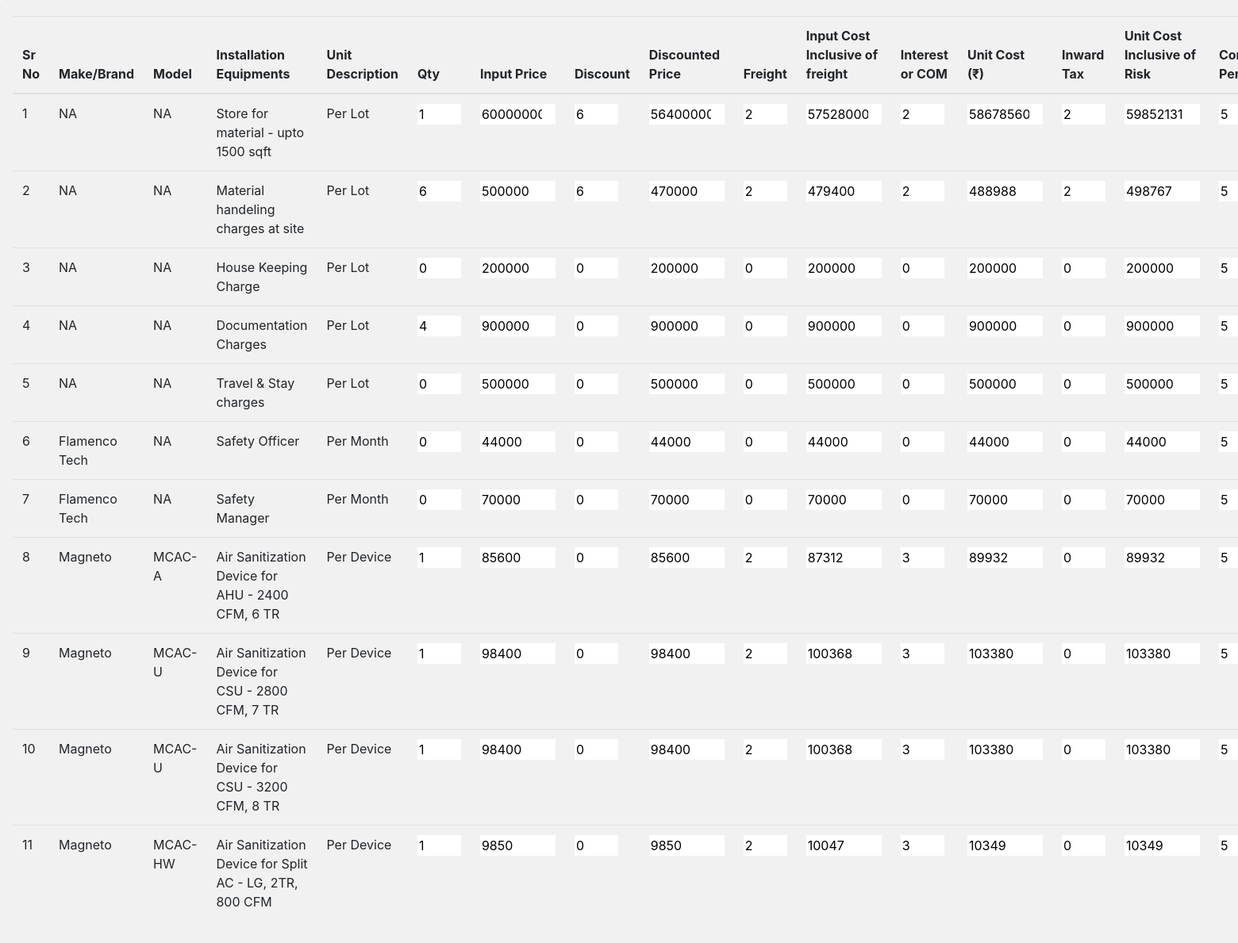
The app's page /admins/vpss/ with its own data.
### Admin1/models.py (models this page shows)
class vpss(models.Model):
    sr_no=models.IntegerField()
    MakeBrand=models.CharField(max_length=500)
    Model=models.CharField(max_length=500)
    InstallationEquipments=models.CharField(max_length=500)
    UnitDescription=models.CharField(max_length=500)
    Qty=models.IntegerField()
    InputPrice =models.IntegerField()
    Discount=models.IntegerField()
    DiscountedPrice=models.IntegerField()
    Freight=models.IntegerField()
    InputCostInclusiveoffreight=models.IntegerField()
    InterestCOM=models.IntegerField()
    UnitCost=models.IntegerField()
    InwardTax=models.IntegerField()
    UnitCostInclusiveofRisk=models.IntegerField()
    ContigencyPercentage=models.IntegerField()
    UnitCostInclusiveofContigency=models.IntegerField()
    TotalCost=models.IntegerField()
    Margin=models.IntegerField()
    Unit_Price=models.IntegerField()
    TotalPrice=models.IntegerField()
    WarrantyCharges=models.IntegerField()
    UnitPrice=models.IntegerField()
    FinalTotalPrice=models.IntegerField()
    InsuranceCharges =models.IntegerField()
    ListPricewithoutRoundup =models.IntegerField()
    ListPricewithRoundedup =models.IntegerField()

### Admin1/views.py (the view)
# urls.py: path('vpss/',views.vpss1,name='vpss'),
def vpss1(request):
    entries=vpss.objects.all()
    context={'entries':entries}
    return render(request,'Admin1/vpss.html',context)

### templates/Admin1/vpss.html (shortened to what this page needs)
<!DOCTYPE html>
<html lang="en">
<head>
    <link rel="stylesheet" href="https://cdn.jsdelivr.net/npm/bootstrap@4.1.3/dist/css/bootstrap.min.css"
>
</head>
<body>
    <div style="width:3000px;background-color: rgb(241, 241, 241);" class="shadow p-3 mb-5 rounded">
        <form class="my-1">
            <table class="table">
                <thead>
                    <tr>
                        <th>Sr No</th>
                        <th>Make/Brand</th>
                        <th>Model</th>
                        <th>Installation Equipments</th>
                        <th>Unit Description</th>
                        <th>Qty</th>
                        <th>Input Price </th>
                        <th>Discount</th>
                        <th>Discounted Price</th>
                        <th>Freight</th>
                        <th>Input Cost Inclusive of freight</th>
                        <th>Interest or COM</th>
                        <th>Unit Cost (₹)</th>
                        <th>Inward Tax</th>
                        <th>Unit Cost Inclusive of Risk</th>
                        <th>Contigency Percentage</th>
                    </tr>
                </thead>
                <tbody>
                    {% for entry in entries %}
                    <tr>
                        <td>{{entry.sr_no}}</td>
                        <td>{{entry.MakeBrand}}</td>
                        <td>{{entry.Model}}</td>
                        <td>{{entry.InstallationEquipments}}</td>
                        <td>{{entry.UnitDescription}}</td>
                        <th><input onchange="abcd(event)" class="{{entry.sr_no}}" id="{{entry.sr_no}}Qty" style="width: 55px;border:none" readonly="true" value="{{entry.Qty}}"
                                    type="number"></th>
                        <th><input onchange="efgh(event)" class="{{entry.sr_no}}" id="{{entry.sr_no}}InputPrice" style="width: 95px;border:none" readonly="true" value="{{entry.InputPrice}}"
                                    type="number"></th>
                        <th><input  id="{{entry.sr_no}}Discount" style="width: 55px;border:none" readonly="true" value="{{entry.Discount}}"
                                    type="number"></th>
                        <th><input  id="{{entry.sr_no}}DiscountedPrice" style="width: 95px;border:none" readonly="true" value="{{entry.DiscountedPrice}}"
                                    type="number"></th>
                        <th><input  id="{{entry.sr_no}}Freight" style="width: 55px;border:none" readonly="true" value="{{entry.Freight}}"
                                    type="number"></th>
                        <th><input  id="{{entry.sr_no}}InputCostInclusiveoffreight" style="width: 95px;border:none" readonly="true" value="{{entry.InputCostInclusiveoffreight}}"
                                    type="number"></th>
                        <th><input  id="{{entry.sr_no}}InterestCOM" style="width: 55px;border:none" readonly="true" value="{{entry.InterestCOM}}"
                                    type="number"></th>
                        <th><input  id="{{entry.sr_no}}UnitCost" style="width: 95px;border:none" readonly="true" value="{{entry.UnitCost}}"
                                    type="number"></th>
                        <th><input  id="{{entry.sr_no}}InwardTax" style="width: 55px;border:none" readonly="true" value="{{entry.InwardTax}}"
                                    type="number"></th>
                        <th><input  id="{{entry.sr_no}}UnitCostInclusiveofRisk" style="width: 95px;border:none" readonly="true" value="{{entry.UnitCostInclusiveofRisk}}"
                                    type="number"></th>
                        <th><input  id="{{entry.sr_no}}ContigencyPercentage" style="width: 55px;border:none" readonly="true" value="{{entry.ContigencyPercentage}}"
                                    type="number"></th>
                    </tr>
                    {% endfor %}
                </tbody>
            </table>
        </form>
    </div>
</body>
</html>

### records on screen
vpss: sr_no "1", MakeBrand "NA", Model "NA", InstallationEquipments "Store for material - upto 1500 sqft", UnitDescription "Per Lot", InputPrice "60000000", Discount "6", DiscountedPrice "56400000", Freight "2", InputCostInclusiveoffreight "57528000", InterestCOM "2", UnitCost "58678560", InwardTax "2", UnitCostInclusiveofRisk "59852131", ContigencyPercentage "5"
vpss: sr_no "2", MakeBrand "NA", Model "NA", InstallationEquipments "Material handeling charges at site", UnitDescription "Per Lot", Qty "6", InputPrice "500000", Discount "6", DiscountedPrice "470000", InputCostInclusiveoffreight "479400", UnitCost "488988", UnitCostInclusiveofRisk "498767", ContigencyPercentage "5"
vpss: sr_no "3", MakeBrand "NA", Model "NA", InstallationEquipments "House Keeping Charge", UnitDescription "Per Lot", Qty "0", InputPrice "200000", Discount "0", DiscountedPrice "200000", Freight "0", InputCostInclusiveoffreight "200000", InterestCOM "0", UnitCost "200000", InwardTax "0", UnitCostInclusiveofRisk "200000", ContigencyPercentage "5"
vpss: sr_no "4", MakeBrand "NA", Model "NA", InstallationEquipments "Documentation Charges", UnitDescription "Per Lot", InputPrice "900000", Discount "0", DiscountedPrice "900000", Freight "0", InputCostInclusiveoffreight "900000", InterestCOM "0", UnitCost "900000", InwardTax "0", UnitCostInclusiveofRisk "900000", ContigencyPercentage "5"
vpss: sr_no "5", MakeBrand "NA", Model "NA", InstallationEquipments "Travel & Stay charges", UnitDescription "Per Lot", Qty "0", InputPrice "500000", Discount "0", DiscountedPrice "500000", Freight "0", InputCostInclusiveoffreight "500000", InterestCOM "0", UnitCost "500000", InwardTax "0", UnitCostInclusiveofRisk "500000"
vpss: sr_no "6", MakeBrand "Flamenco Tech", Model "NA", InstallationEquipments "Safety Officer", UnitDescription "Per Month", Qty "0", InputPrice "44000", Discount "0", DiscountedPrice "44000", Freight "0", InputCostInclusiveoffreight "44000", InterestCOM "0", UnitCost "44000", InwardTax "0", UnitCostInclusiveofRisk "44000", ContigencyPercentage "5"
vpss: sr_no "7", MakeBrand "Flamenco Tech", Model "NA", InstallationEquipments "Safety Manager", UnitDescription "Per Month", Qty "0", InputPrice "70000", Discount "0", DiscountedPrice "70000", Freight "0", InputCostInclusiveoffreight "70000", InterestCOM "0", UnitCost "70000", InwardTax "0", UnitCostInclusiveofRisk "70000", ContigencyPercentage "5"
vpss: sr_no "8", MakeBrand "Magneto", Model "MCAC-A", InstallationEquipments "Air Sanitization Device for AHU - 2400 CFM, 6 TR", UnitDescription "Per Device", Qty "1", InputPrice "85600", Discount "0", DiscountedPrice "85600", Freight "2", InputCostInclusiveoffreight "87312", InterestCOM "3", UnitCost "89932", InwardTax "0", UnitCostInclusiveofRisk "89932", ContigencyPercentage "5"
vpss: sr_no "9", MakeBrand "Magneto", Model "MCAC-U", InstallationEquipments "Air Sanitization Device for CSU - 2800 CFM, 7 TR", UnitDescription "Per Device", Qty "1", InputPrice "98400", Discount "0", DiscountedPrice "98400", Freight "2", InputCostInclusiveoffreight "100368", InterestCOM "3", UnitCost "103380", InwardTax "0", UnitCostInclusiveofRisk "103380", ContigencyPercentage "5"
vpss: sr_no "10", MakeBrand "Magneto", Model "MCAC-U", InstallationEquipments "Air Sanitization Device for CSU - 3200 CFM, 8 TR", UnitDescription "Per Device", Qty "1", InputPrice "98400", Discount "0", DiscountedPrice "98400", Freight "2", InputCostInclusiveoffreight "100368", InterestCOM "3", UnitCost "103380", InwardTax "0", UnitCostInclusiveofRisk "103380", ContigencyPercentage "5"
vpss: sr_no "11", MakeBrand "Magneto", Model "MCAC-HW", InstallationEquipments "Air Sanitization Device for Split AC - LG, 2TR, 800 CFM", UnitDescription "Per Device", Qty "1", InputPrice "9850", Discount "0", DiscountedPrice "9850", Freight "2", InputCostInclusiveoffreight "10047", InterestCOM "3", UnitCost "10349", InwardTax "0", UnitCostInclusiveofRisk "10349", ContigencyPercentage "5"
